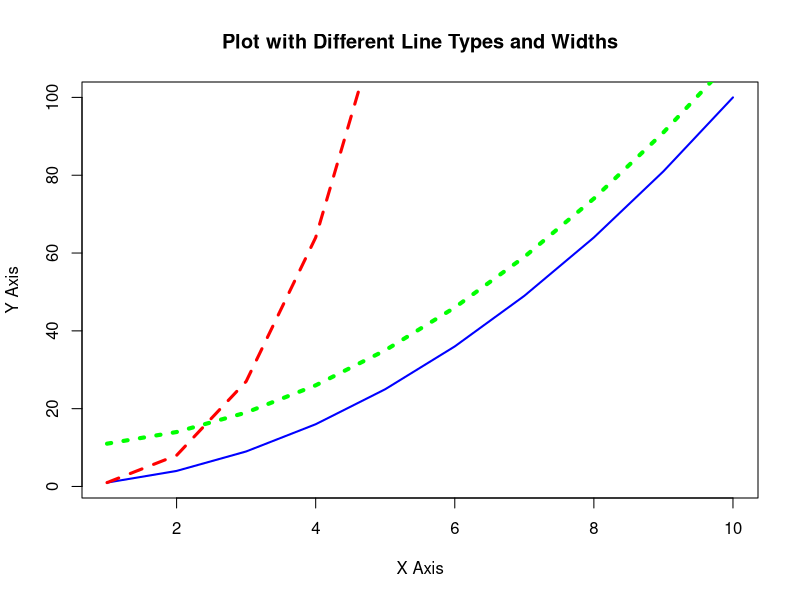

The R source for this figure:
#19. Create a plot with different line types and widths.
# Create some example data
x <- 1:10
y1 <- x^2
y2 <- x^3

# Plot the first line with a solid line and line width of 2
plot(x, y1, type="l", lty=1, lwd=2, col="blue", 
     main="Plot with Different Line Types and Widths", 
     xlab="X Axis", ylab="Y Axis")

# Add a second line with a dashed line and line width of 3
lines(x, y2, type="l", lty=2, lwd=3, col="red")

# Add a third line with a dotted line and line width of 4
lines(x, y1 + 10, type="l", lty=3, lwd=4, col="green")
